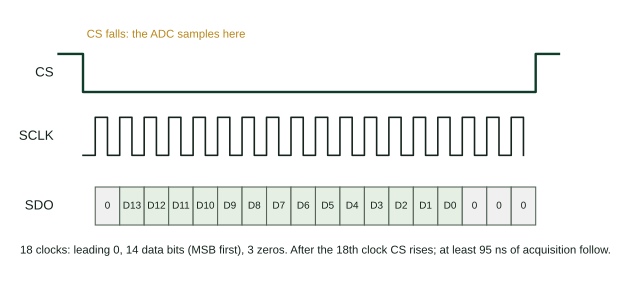

Generate this figure with Python:
from style import *
fig,ax=plt.subplots(figsize=(7.4,3.6)); ax.axis('off')
def wave(y,xs,vs,c=ink): ax.step(xs,[y+0.6*v for v in vs],where='post',color=c,lw=1.6)
n=18; x=np.arange(0,n+4)
ax.step([-1,0,0,n+0.5,n+0.5,n+3],[2.6,2.6,2.0,2.0,2.6,2.6],color=accent,lw=1.8); ax.text(-1.2,2.3,'CS',ha='right',va='center',fontsize=10,color=ink)
clk=[];
for k in range(n): clk+=[0,1]
xs=np.arange(0,2*n)/2.0; ax.step(np.r_[xs,n],np.r_[[1.0+0.6*v for v in clk],1.0],where='post',color=ink,lw=1.2); ax.text(-1.2,1.3,'SCLK',ha='right',va='center',fontsize=10,color=ink)
ax.text(-1.2,0.2,'SDO',ha='right',va='center',fontsize=10,color=ink)
lab=['0']+['D%d'%k for k in range(13,-1,-1)]+['0','0','0']
for k,l in enumerate(lab):
    ax.add_patch(plt.Rectangle((k+0.5,-0.1),1,0.6,fc='#e6efe3' if l[0]=='D' else '#f0f0f0',ec=mut,lw=0.8)); ax.text(k+1,0.2,l,ha='center',va='center',fontsize=7.5,color=ink)
ax.annotate('',xy=(0,2.75),xytext=(0,2.0)); ax.text(0.15,2.82,'CS falls: the ADC samples here',fontsize=8.5,color=cu,va='bottom')
ax.text(9.5,-0.55,'18 clocks: leading 0, 14 data bits (MSB first), 3 zeros. After the 18th clock CS rises; at least 95 ns of acquisition follow.',ha='center',fontsize=8.5,color=ink)
ax.set_xlim(-3,19.5); ax.set_ylim(-0.9,3.3)
save(fig,'s09_graph')
# sample rate against the clock
f=np.logspace(6.5,np.log10(60e6),200); fs=1/(18/f+95e-9)
fig,ax=plt.subplots(figsize=(6.4,3.6)); ax.semilogx(f/1e6,fs/1e6,color=accent,lw=2.4)
for fm in (10,20,25,40,60):
    v=1/(18/(fm*1e6)+95e-9)/1e6; ax.plot(fm,v,'o',color=cu,ms=6.5); ax.text(fm,v-0.22,'%.2f'%v,ha='center',fontsize=8.5,color=ink)
ax.set_xlabel('SCLK (MHz)',color=ink); ax.set_ylabel('Sample rate (MSPS)',color=ink); ax.set_ylim(0,2.9); ax.set_title('Sample rate = 1 / (18 / SCLK + 95 ns)',fontsize=11,color=ink,loc='left'); style(ax)
save(fig,'s09_rate')
